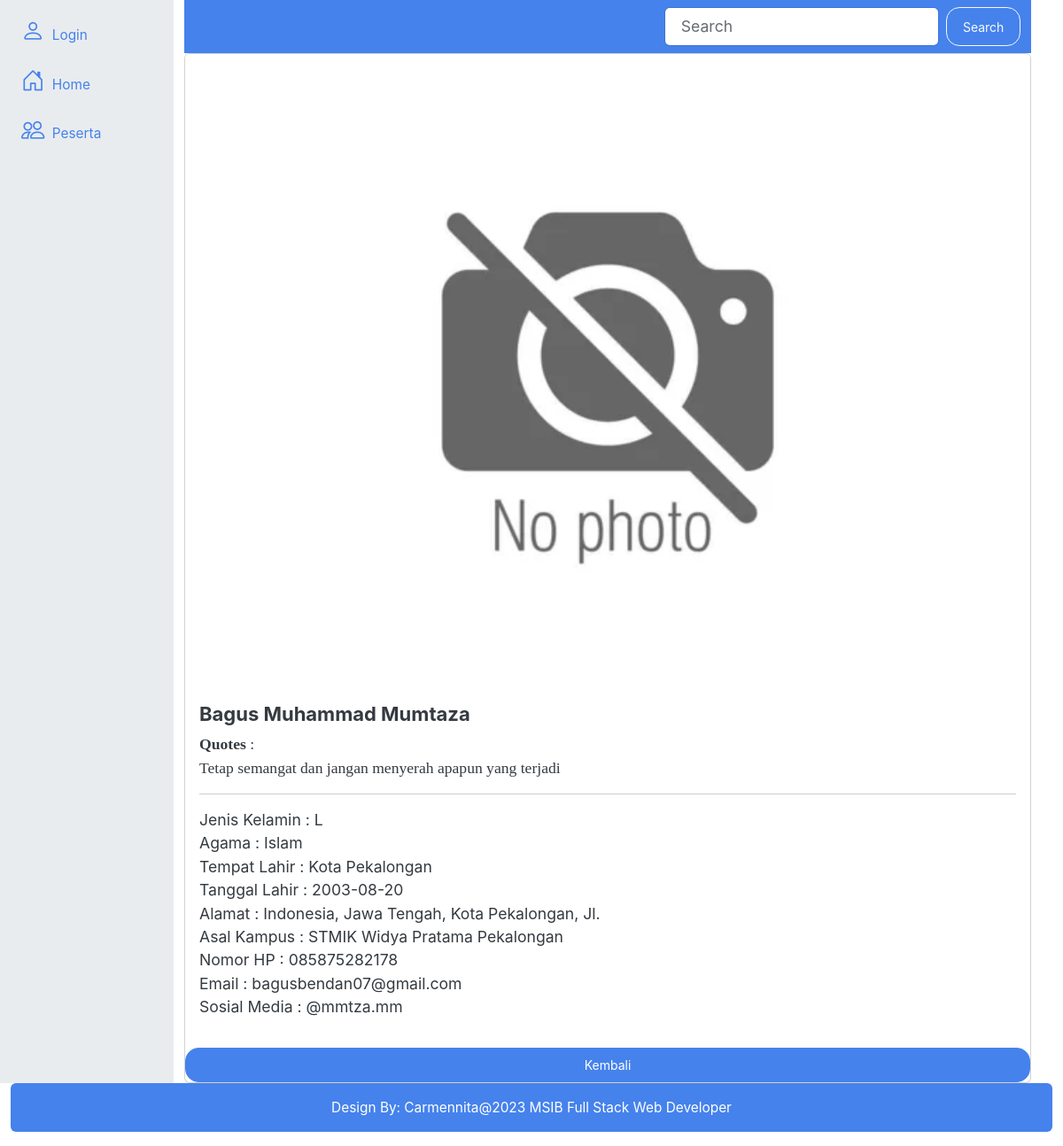
Page /index.php?hal=person_detail&id=46 on the committed database.
### tables this page shows
CREATE TABLE `person` (
  `id` int(11) NOT NULL,
  `nama` varchar(45) NOT NULL,
  `gender` enum('L','P') NOT NULL,
  `idagama` int(11) NOT NULL,
  `tempat_lahir` varchar(45) NOT NULL,
  `tgl_lahir` date NOT NULL,
  `alamat` varchar(45) NOT NULL,
  `hp` varchar(15) NOT NULL,
  `email` varchar(45) NOT NULL,
  `sosmed` varchar(45) NOT NULL,
  `asal_kampus` varchar(45) NOT NULL,
  `quotes` varchar(100) NOT NULL,
  `foto` varchar(100) DEFAULT NULL
);

CREATE TABLE `agama` (
  `id` int(11) NOT NULL,
  `nama` varchar(45) NOT NULL
);

### models/Person.php (called while the page is built, shortened)
<?php
class Person{
	private $koneksi;
	public function __construct(){
		global $dbh;
		$this->koneksi = $dbh;
	}
    public function getPerson($id){
        $sql = "SELECT person.*, agama.nama AS agama
                FROM person INNER JOIN agama
                ON agama.id = person.idagama WHERE person.id = ?";
		$ps = $this->koneksi->prepare($sql);
		$ps->execute([$id]);
		$rs = $ps->fetch();
		return $rs;
    }
}
?>

### person_detail.php (the view)
<?php
$id = $_REQUEST['id'];
$model = new Person();
$rs  = $model->getPerson($id);
?>
<div class="card">
  <?php
  if(!empty($rs['foto'])){
  ?>
	<img src="images/<?= $rs['foto'] ?>" class="card-img-top" />
  <?php
  }
  else{
  ?>
  <img src="images/nophoto.jpg" class="card-img-top" />
  <?php } ?>
  <div class="card-body">
    <h5 class="card-title"><?= $rs['nama'] ?></h5>
    <p class="card-text">
    <b>Quotes</b> : <br><?= $rs['quotes'] ?><br><hr>
        Jenis Kelamin : <?= $rs['gender'] ?><br>
        Agama : <?= $rs['agama'] ?><br>
        Tempat Lahir : <?= $rs['tempat_lahir'] ?><br>
        Tanggal Lahir : <?= $rs['tgl_lahir'] ?><br>
        Alamat : <?= $rs['alamat'] ?><br>
        Asal Kampus : <?= $rs['asal_kampus'] ?><br>
        Nomor HP : <?= $rs['hp'] ?><br>
        Email : <?= $rs['email'] ?><br>
        Sosial Media : <?= $rs['sosmed'] ?><br>
    </p>
  </div>
  <a href="index.php?hal=person_list" class="btn btn-primary">Kembali</a>
</div>

### index.php (shortened to what this page needs)
<!DOCTYPE html>
<html lang="en">
<head>
    <link href="css/bootstrap.min.css" rel="stylesheet" />
    <link rel="stylesheet" href="https://cdn.jsdelivr.net/npm/bootstrap-icons@1.11.1/font/bootstrap-icons.css">
</head>
<body>
<div class="container-fluid">
<?php
include_once 'koneksi.php';
include_once 'models/Person.php';
?>
<div class="row flex-nowrap">
    <div class="row">
        <div class="col-auto col-md-3 col-xl-2 px-sm-2 px-0 bg-body-secondary">
            <?php
            include_once 'sidebar.php';
            ?>
        </div>
        <div class="col-md-10">
        <?php
                include_once 'navbar.php';
               $hal = $_REQUEST['hal'];
               if(!empty($hal)){
                    include_once $hal.'.php';
               }
               else{
                    include_once 'home.php';
               }
               ?>
        </div>
    </div>
</div>
<?php
    include_once 'footer.php';
?>
</div>
</body>
</html>

### sidebar.php (shortened to what this page needs)
<?php
$role = isset($_SESSION['login']['role']) ? $_SESSION['login']['role'] : 'guest';
?>
<div class="d-flex flex-column align-items-center align-items-sm-start px-3 pt-2 text-primary min-vh-100">
    <ul class="nav nav-pills flex-column mb-sm-auto mb-0 align-items-center align-items-sm-start" id="menu">
        <?php
        if ($role === 'guest') {
            ?>
            <li class="nav-item">
                <a href="login.php" class="nav-link align-middle px-0">
                    <i class="fs-4 bi-person"></i> <span class="ms-1 d-none d-sm-inline">Login</span>
                </a>
            </li>
            <li class="nav-item">
                <a href="index.php?hal=home" class="nav-link align-middle px-0">
                    <i class="fs-4 bi-house-door"></i> <span class="ms-1 d-none d-sm-inline">Home</span>
                </a>
            </li>
            <li class="nav-item">
                <a href="index.php?hal=person_list" class="nav-link align-middle px-0">
                    <i class="fs-4 bi-people"></i> <span class="ms-1 d-none d-sm-inline">Peserta</span>
                </a>
            </li>
        <?php }
            ?>
    </ul>
</div>

### navbar.php (shortened to what this page needs)
<div class="row">
    <div class="col-md-12">
        <nav class="navbar navbar-expand-lg bg-primary">
            <div class="container-fluid">
                <div class="collapse navbar-collapse" id="navbarSupportedContent">
                    <form class="d-flex ms-auto" role="search" method="GET">
                        <input class="form-control me-2" name="keyword" type="search" placeholder="Search" aria-label="Search">
                        <button class="btn btn-outline-light" type="submit">Search</button>
                    </form>
                </div>
            </div>
        </nav>
    </div>
</div>

### footer.php
<div class="row">
    <div class="col-md-12">
        <div class="alert alert-primary text-center" role="alert">
            Design By: Carmennita@2023 MSIB Full Stack Web Developer
        </div>
    </div>
</div>

### rows in the picture
person: nama "Bagus Muhammad Mumtaza", quotes "Tetap semangat dan jangan menyerah apapun yang terjadi", gender "L", idagama.nama "Islam", tempat_lahir "Kota Pekalongan", tgl_lahir "2003-08-20", alamat "Indonesia, Jawa Tengah, Kota Pekalongan, Jl.", asal_kampus "STMIK Widya Pratama Pekalongan", hp "085875282178", email "bagusbendan07@gmail.com", sosmed "@mmtza.mm"
